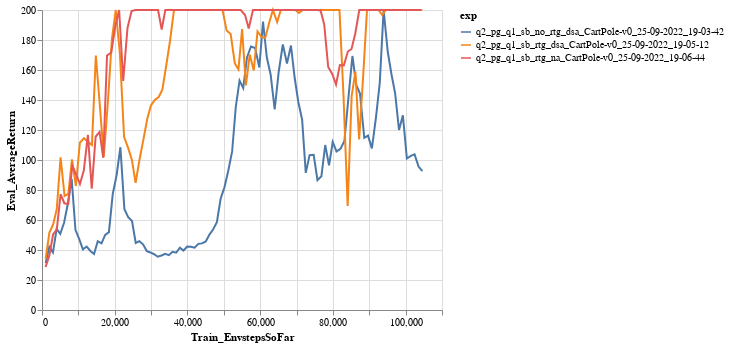

The notebook cell saved with this chart:
### Markdown cell above
# Q1

### Code cell
logdir = '../../data/q2_pg_q1_sb*/events*'
eventfiles = glob.glob(logdir)
xtag = 'Train_EnvstepsSoFar'
ytag = 'Eval_AverageReturn'
df_q1  = make_dataframe(eventfiles, xtag=xtag, ytag=ytag)

chart = alt.Chart(df_q1).mark_line().encode(
    x=xtag,
    y=ytag,
    color='exp'
)
chart = chart.configure_legend(
    labelLimit=1000
)
chart

### Figure 1 — Vega-Lite specification as saved in the notebook (floating-point values rounded to 4 significant figures; data arrays with more than 128 entries replaced by an {"elided": "..."} marker saying what was removed)
{"config": {"view": {"continuousWidth": 400, "continuousHeight": 300}, "legend": {"labelLimit": 1000}}, "data": {"name": "data-904eb7e48429fba74d777b8cd5a6a34b"}, "mark": "line", "encoding": {"color": {"field": "exp", "type": "nominal"}, "x": {"field": "Train_EnvstepsSoFar", "type": "quantitative"}, "y": {"field": "Eval_AverageReturn", "type": "quantitative"}}, "$schema": "https://vega.github.io/schema/vega-lite/v4.17.0.json", "datasets": {"data-904eb7e48429fba74d777b8cd5a6a34b": {"elided": "300 records"}}}
